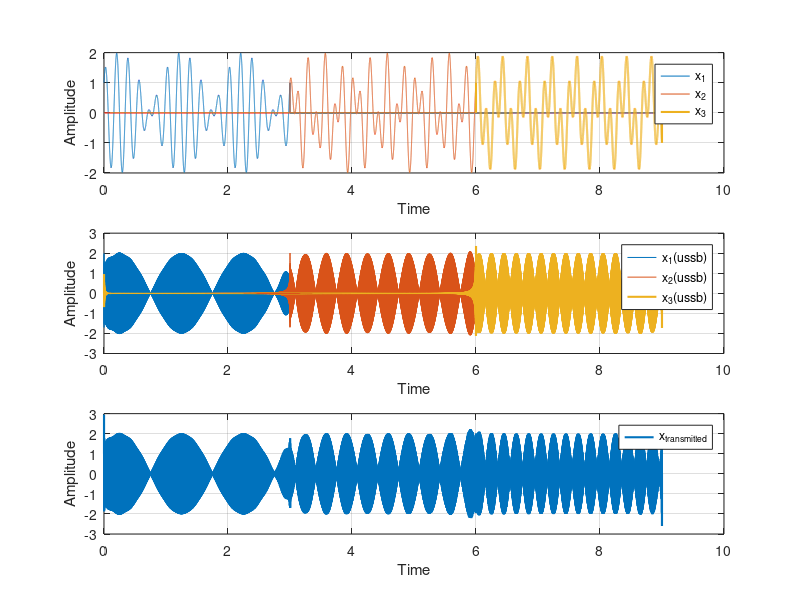
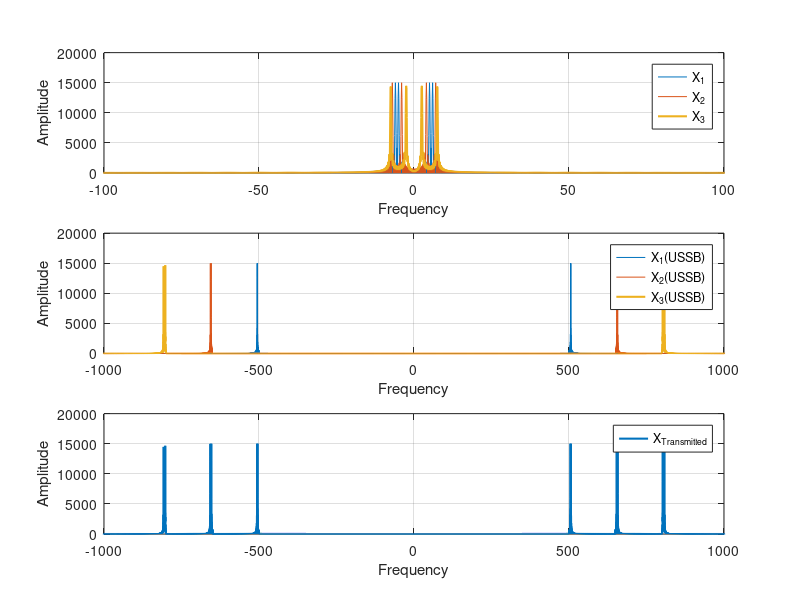
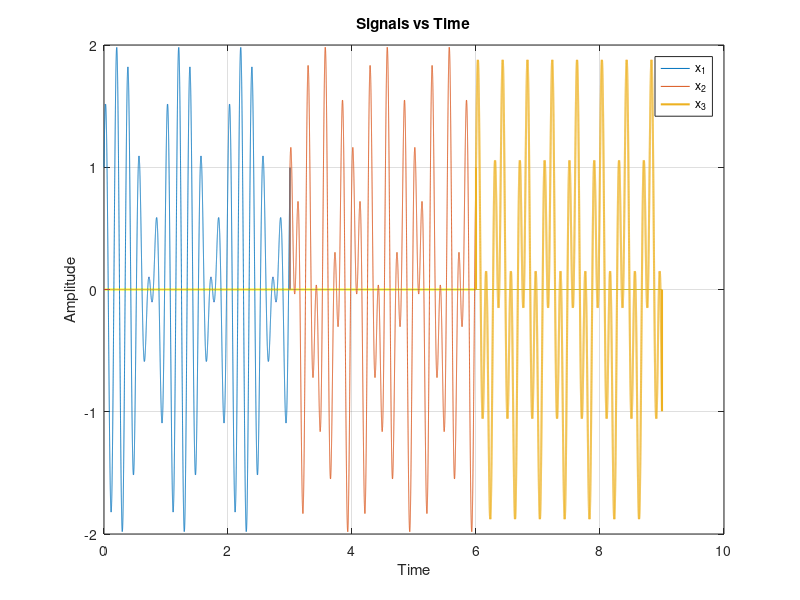

Recreate these plots in MATLAB, in order. (Note: this script raises an error after producing the figures.)
clc
clf
clear all
close all
%% Part 1
fs = 10000;
t = 0:1/fs:9;
x1 = (cos(10*pi*t) + sin(12*pi*t));
x1(t>=3) = 0;

x2 = (cos(14*pi*t) + sin(8*pi*t));
x2(t<3) = 0;
x2(t>=6) = 0;

x3 = (cos(5*pi*t) + sin(15*pi*t));
x3(t<6) = 0;
x3(t>=9) = 0;

figure(1)
plot(t, x1, t, x2, t, x3, 'LineWidth', 1.5)
title('Signals vs Time')
legend('x_1','x_2','x_3')
xlabel('Time')
ylabel('Amplitude')
grid on

%% Part 2
fc = [500, 650, 800];
x1_ussb = ssbmod(x1, fc(1), fs, 0, 'upper');
x2_ussb = ssbmod(x2, fc(2), fs, 0, 'upper');
x3_ussb = ssbmod(x3, fc(3), fs, 0, 'upper');

x_trans = x1_ussb + x2_ussb + x3_ussb;

%% Part 3
% Plotting the requested signals
figure(2)
set(gcf, 'Position', [100, 100, 1100, 800])
subplot(3,1,1)
plot(t, x1, t, x2, t, x3, 'LineWidth', 1.5)
legend('x_1', 'x_2', 'x_3')
xlabel('Time')
ylabel('Amplitude')
grid on

subplot(3,1,2)
plot(t, x1_ussb, t, x2_ussb, t, x3_ussb, 'LineWidth', 1.5)
legend('x_1(ussb)', 'x_2(ussb)', 'x_3(ussb)')
xlabel('Time')
ylabel('Amplitude')
grid on

subplot(3,1,3)
plot(t, x_trans, 'LineWidth', 1.5)
legend('x_{transmitted}')
xlabel('Time')
ylabel('Amplitude')
grid on

saveas(gcf, '../pics/q2-1.png')
%% Part 4
x1_fft = abs(fftshift(fft(x1)));
x2_fft = abs(fftshift(fft(x2)));
x3_fft = abs(fftshift(fft(x3)));
x1_ussb_fft = abs(fftshift(fft(x1_ussb)));
x2_ussb_fft = abs(fftshift(fft(x2_ussb)));
x3_ussb_fft = abs(fftshift(fft(x3_ussb)));
x_trans_fft = abs(fftshift(fft(x_trans)));

f = fs/2 * linspace(-1, 1, length(t));

figure(3)
set(gcf, 'Position', [100, 100, 1100, 800])
subplot(3,1,1)
plot(f, x1_fft, f, x2_fft, f, x3_fft, 'LineWidth', 1.5);
xlim([-100 100])
xlabel('Frequency')
ylabel('Amplitude')
legend('X_1', 'X_2', 'X_3')
grid on

subplot(3,1,2)
plot(f, x1_ussb_fft, f, x2_ussb_fft, f, x3_ussb_fft, 'LineWidth', 1.5);
xlim([-1000 1000])
xlabel('Frequency')
ylabel('Amplitude')
legend('X_1(USSB)', 'X_2(USSB)', 'X_3(USSB)')
grid on

subplot(3,1,3)
plot(f, x_trans_fft, 'LineWidth', 1.5)
xlim([-1000 1000])
xlabel('Frequency')
ylabel('Amplitude')
legend('X_{Transmitted}')
grid on

saveas(gcf, '../pics/q2-2.png')

%% Part 4
SNR = 5;
noise = randn(size(t)) * std(x_trans)/db2mag(SNR);
x_channel = x_trans + noise;
% Filtering
x_filtered = bandpass(x_channel, [480 820], fs);
% FFT of The Signals
x_channel_fft = abs(fftshift(fft(x_channel)));
x_filtered_fft = abs(fftshift(fft(x_filtered)));

% Plotting 
figure(4)
set(gcf, 'Position', [100, 100, 1100, 800])
plot(f, x_channel_fft, f, x_filtered_fft, 'LineWidth', 1.5)
xlim([-1000 1000])
xlabel('Frequency')
ylabel('Amplitude')
legend('Recieved', 'Filtered')
grid on

saveas(gcf, '../pics/q2-3.png')

%% Part 5
x1_ussb_recieved = bandpass(x_filtered, [480 520], fs);
x2_ussb_recieved = bandpass(x_filtered, [630 670], fs);
x3_ussb_recieved = bandpass(x_filtered, [780 820], fs);

x1_demod = ssbdemod(x1_ussb_recieved, fc(1), fs);
x2_demod = ssbdemod(x2_ussb_recieved, fc(2), fs);
x3_demod = ssbdemod(x3_ussb_recieved, fc(3), fs);

figure(5)
set(gcf, 'Position', [100, 100, 1100, 800])
plot(t, x1, t, x2, t, x3, t, x1_demod, t, x2_demod, t, x3_demod, ...
    'LineWidth', 1.5)
xlabel('Time')
ylabel('Amplitude')
legend('x_1', 'x_2', 'x_3', 'x_1(demod)', 'x_2(demod)', 'x_3(demod)')
grid on

saveas(gcf, '../pics/q2-4-1.png')

figure(6)
set(gcf, 'Position', [100, 100, 1100, 800])
subplot(2,1,1)
plot(t, x1, t, x2, t, x3, 'LineWidth', 1.5)
xlabel('Time')
ylabel('Amplitude')
legend('x_1', 'x_2', 'x_3')
grid on

subplot(2,1,2)
plot(t, x1_demod, t, x2_demod, t, x3_demod, 'LineWidth', 1.5)
xlabel('Time')
ylabel('Amplitude')
legend('x_1(demod)', 'x_2(demod', 'x_3(demod)')
grid on

saveas(gcf, '../pics/q2-4-2.png')